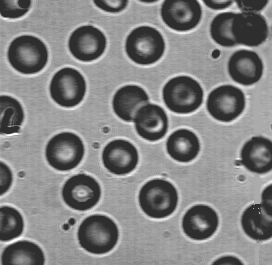
//> input picture image processing/PB13011079_杨智_图像处理上机报告/data/blood1.bmp, 272 x 265 px
$ ./lab3_laplacian   (built with g++ and OpenCV 4)
//> lines starting //> are read from the running program, lines starting //| are printed output that depends on the picture
#include <cstdio>
#include <opencv2/core/core.hpp>
#include <opencv2/highgui/highgui.hpp>
#include <opencv2/opencv.hpp>


using namespace std;
using namespace cv;

int myfilter2d(int* window, Mat kernel)
{
    int ret = 0;
    for (int y = 0; y < 3; y++)
        for (int x = 0; x < 3; x++)
            ret += window[x * 3 + y] * kernel.at<uchar>(y, x);
    return ret;
}

int main()
{
    Mat src, dst;

    // initial params
    Mat kernel1 = (Mat_<float>(3, 3) << 0, 1, 0, 1, -4, 1, 0, 1, 0);
    Mat kernel2 = (Mat_<float>(3, 3) << -1, -1, -1, -1, 8, -1, -1, -1, -1);
    Point anchor = Point(-1, -1);   // kernel center
    double delta = 0;
    int ddepth = -1;                // same as src.depth();;

    // load image
    src = imread("/Users/yangzhi/Desktop/cv_lab/blood1.bmp");
//> src is the input picture: 265 rows x 272 cols, CV_8UC3; min 46, max 255, mean 129.7
    //src = imread("/Users/yangzhi/Desktop/cv_lab/map.bmp");
    cvtColor(src, src, CV_RGB2GRAY);
//> src: 265 rows x 272 cols, CV_8UC1

    // apply filter
    imshow("original picture", src);
    filter2D(src, dst, ddepth , kernel1, anchor, delta, BORDER_DEFAULT);
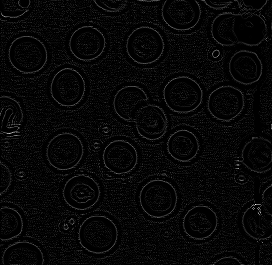
//> dst: 265 rows x 272 cols, CV_8UC1; min 0, max 246, mean 7
    imshow("Laplacian result 1", dst);
    filter2D(src, dst, ddepth , kernel2, anchor, delta, BORDER_DEFAULT);
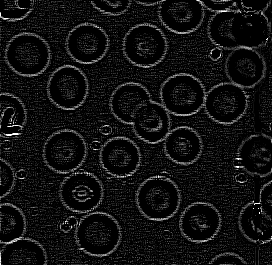
//> dst: 265 rows x 272 cols, CV_8UC1; min 0, max 255, mean 17.5
    imshow("Laplacian result 2", dst);

    // my implementation
//> (the run ends here: the program needs code that is not available in this run, at `for (int y = 1; y < noise_src.rows - 1; y++)`)

$ run again, with image processing/PB13011079_杨智_图像处理上机报告/data/Girl.bmp copied over image processing/PB13011079_杨智_图像处理上机报告/data/blood1.bmp
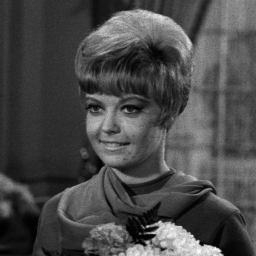
//> input picture image processing/PB13011079_杨智_图像处理上机报告/data/Girl.bmp, 256 x 256 px
//> src is the input picture: 256 rows x 256 cols, CV_8UC3; min 0, max 254, mean 73.6
//> src: 256 rows x 256 cols, CV_8UC1
//> `filter2D(src, dst, ddepth , kernel1, anchor, delta, BORDER_DEFAULT);`:
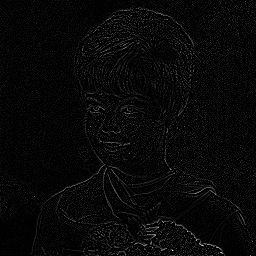
//> dst: 256 rows x 256 cols, CV_8UC1; min 0, max 233, mean 7.6
//> `filter2D(src, dst, ddepth , kernel2, anchor, delta, BORDER_DEFAULT);`:
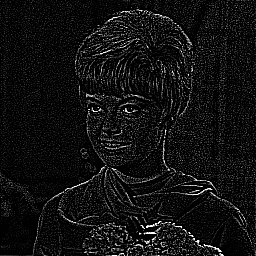
//> dst: 256 rows x 256 cols, CV_8UC1; min 0, max 255, mean 17
